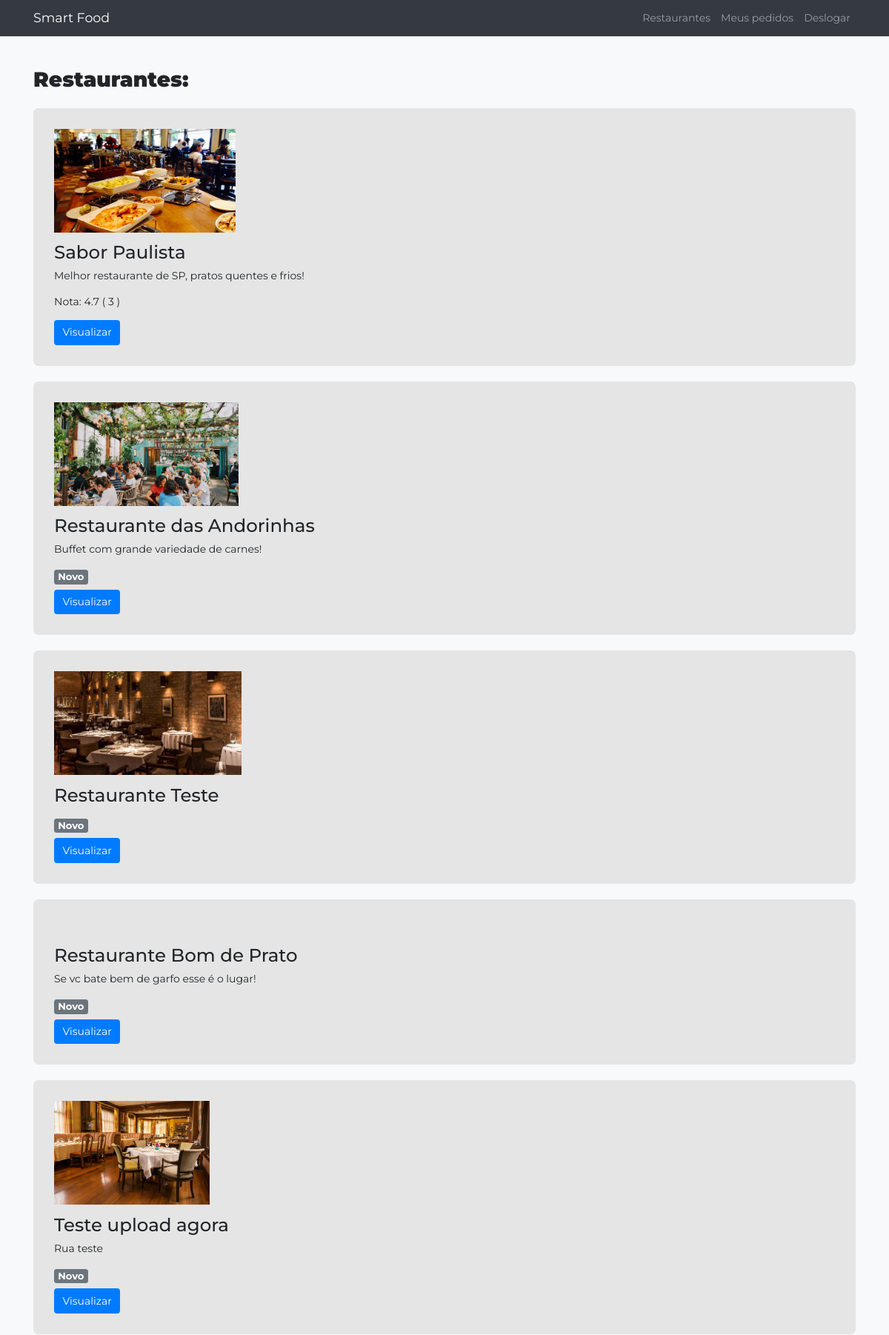
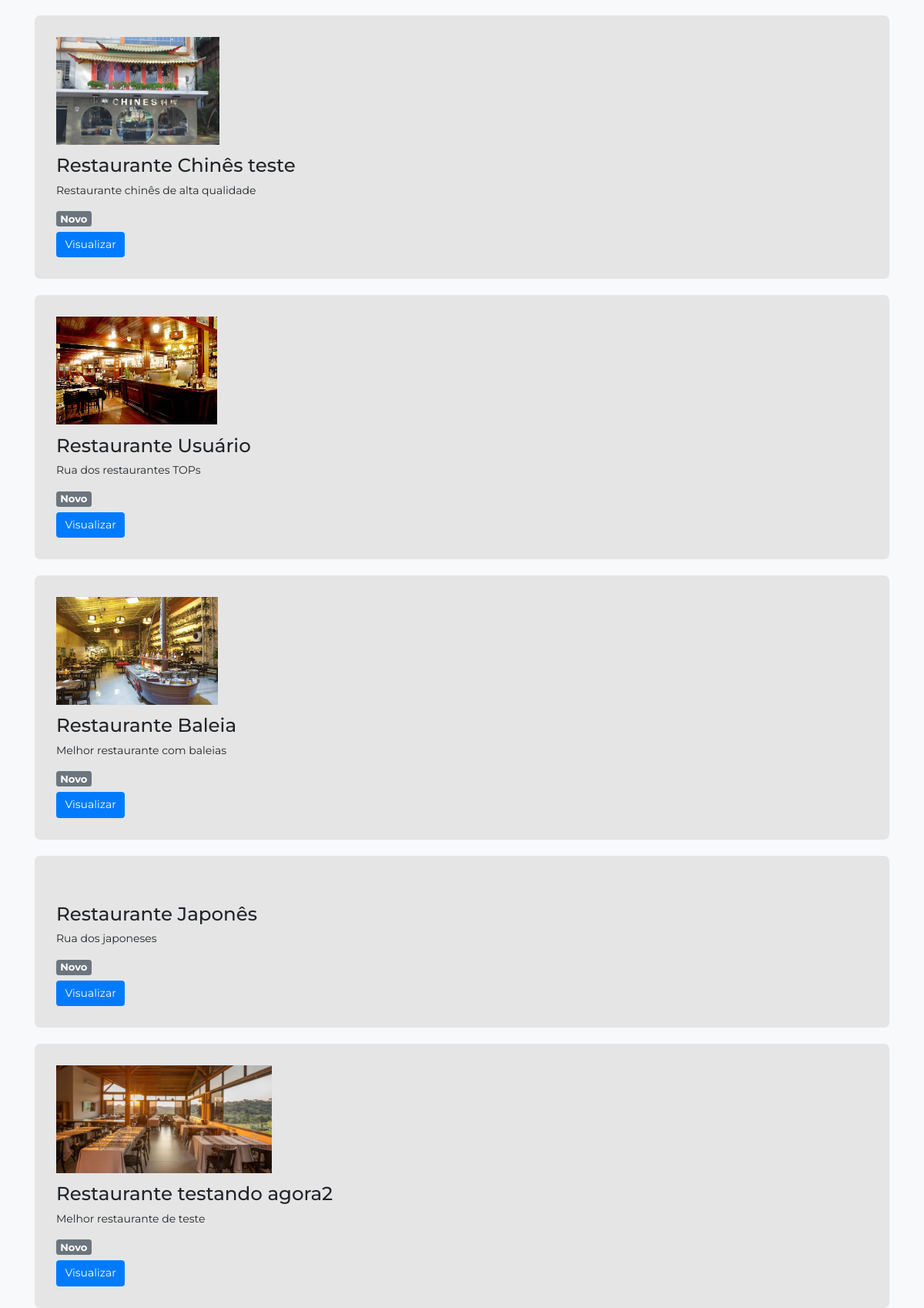
The page /pag-inicial-adm (signed in, upper part) on the database its author committed (2 pictures, top to bottom).
### tables this page shows
CREATE TABLE `restaurantes` (
  `id` int(11) NOT NULL,
  `nome` varchar(255) NOT NULL,
  `cnpj` varchar(255) NOT NULL,
  `estado` varchar(255) NOT NULL,
  `cidade` varchar(255) NOT NULL,
  `rua` varchar(255) NOT NULL,
  `numero` int(11) NOT NULL,
  `avaliacao` float DEFAULT NULL,
  `descricao` varchar(255) NOT NULL,
  `acesso` char(1) NOT NULL DEFAULT 'r',
  `email` varchar(255) NOT NULL,
  `telefone` int(11) NOT NULL,
  `nota` float DEFAULT NULL,
  `pedidos_nota` int(11) DEFAULT NULL
);

### database/Database.php (called while the page is built, shortened)
<?php
class Database {
     public $conexao;
     public $tabela;
 public function __construct( $tabela ) {
   $this->tabela = $tabela;
   try {
     $this->conexao = new PDO('mysql:host='.self::HOST.';dbname='.self::DBNAME, self::USER, self::PASSWORD, array('charset'=>'utf8'));
 } catch (PDOException $e) {
     echo "Erro ao conectar ao BDD: ".$e->getMessage();
   }
 }
  public function execute( $query, $params = [] ) {
    $stmt = $this->conexao->prepare( $query );
    $stmt->execute( $params );
    return $stmt;
  }
public function select( $where = null, $order = null, $limit = null, $fields = '*' ) {
  $where = strlen($where) ? 'WHERE '.$where : '';
  $order = strlen($order) ? 'ORDER BY '.$order : '';
  $limit = strlen($limit) ? 'LIMIT '.$limit : '';
  $query = 'SELECT '.$fields.' FROM '.$this->tabela.' '.$where.' '.$order.' '.$limit;
  return $this->execute( $query );
}
}

### entidades/Restaurante.php (called while the page is built, shortened)
<?php
class Restaurante extends Usuario{
       public static function consultar( $where = null, $order = null, $limit = null ) {
         return (new Database('restaurantes'))->select( $where, $order, $limit )
                                          ->fetchAll(PDO::FETCH_CLASS, self::class);
       }
}

### pag-inicial-adm.php (the view, shortened to what this page needs)
<?php
include 'topo.php';
include 'entidades/Restaurante.php';
$where_restaurantes = '';
$restaurantes = restaurante::consultar($where_restaurantes,null);
$saida_restaurantes = '';
foreach ($restaurantes as $restaurante) {
  $nota = '';
  if ($restaurante->pedidos_nota > 2) {
    $nota = '<p>Nota: '.round($restaurante->nota / $restaurante->pedidos_nota, 1).' ( '.$restaurante->pedidos_nota.' )</p>';
  } else {
    $nota = '<h5><span class="badge badge-secondary">Novo</span></h5>';
  }
  $saida_restaurantes .= '
  <div class="restaurante">
    <img src="src/img/fotos_restaurantes/restaurante-'.$restaurante->id.'.jpg" alt="" class="img-restaurante">
    <h3 class="h3-restaurante">'.$restaurante->nome.'</h3>
    <p>'.$restaurante->descricao.'</p>
    '.$nota.'
    <a class="btn btn-primary" href="restaurante.php?restaurante='.$restaurante->id.'">Visualizar</a>
  </div>';
}
?>
  <div class="container">
    <div class="row mt-5">
      <div class="col-md-12">
        <h2 class="mb-4" style="font-weight: 900;">Restaurantes:</h2>
        <?=$saida_restaurantes?>
      </div>
    </div>
  </div>
<?php include 'rodape.php'; ?>

### src/css/main_2.css (style rules this page uses)
* { font-family: 'Montserrat', sans-serif; font-size: 14px; font-weight: 400; }
::placeholder { padding-left: 0.3em; font-weight: 300; }
.restaurante { width: 100%; background-color: #E5E5E5; padding: 2em 2em; margin-top: 1.5em; border-radius: 0.5em; }
.h3-restaurante { margin-top: 0.5em; }
.img-restaurante { max-height: 10em; }

### rows shown on the page
restaurantes: shows a picture, nome "Sabor Paulista", descricao "Melhor restaurante de SP, pratos quentes e frios!", $restaurante->nota / $restaurante->pedidos_nota "4.7", pedidos_nota "3"
restaurantes: shows a picture, nome "Restaurante das Andorinhas", descricao "Buffet com grande variedade de carnes!", shows "Novo"
restaurantes: shows a picture, nome "Restaurante Teste", shows "Novo"
restaurantes: nome "Restaurante Bom de Prato", descricao "Se vc bate bem de garfo esse é o lugar!", shows "Novo"
restaurantes: shows a picture, nome "Teste upload agora", descricao "Rua teste", shows "Novo"
restaurantes: shows a picture, nome "Restaurante Chinês teste", descricao "Restaurante chinês de alta qualidade", shows "Novo"
restaurantes: shows a picture, nome "Restaurante Usuário", descricao "Rua dos restaurantes TOPs", shows "Novo"
restaurantes: shows a picture, nome "Restaurante Baleia", descricao "Melhor restaurante com baleias", pedidos_nota "Novo"
restaurantes: nome "Restaurante Japonês", descricao "Rua dos japoneses", shows "Novo"
restaurantes: shows a picture, nome "Restaurante testando agora2", descricao "Melhor restaurante de teste", shows "Novo"
